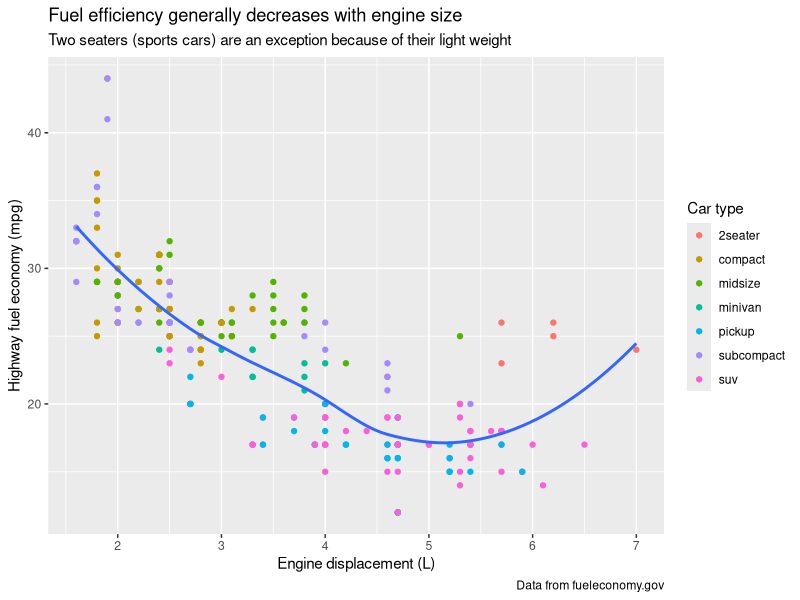
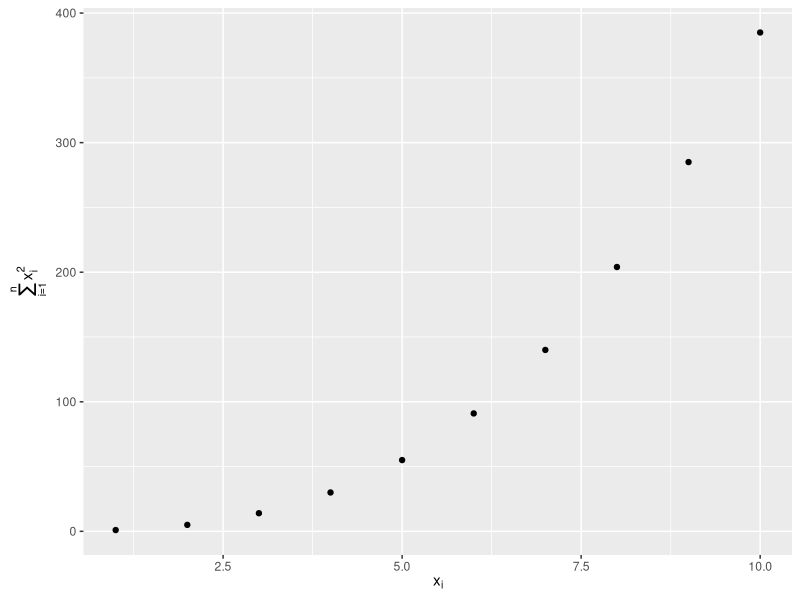
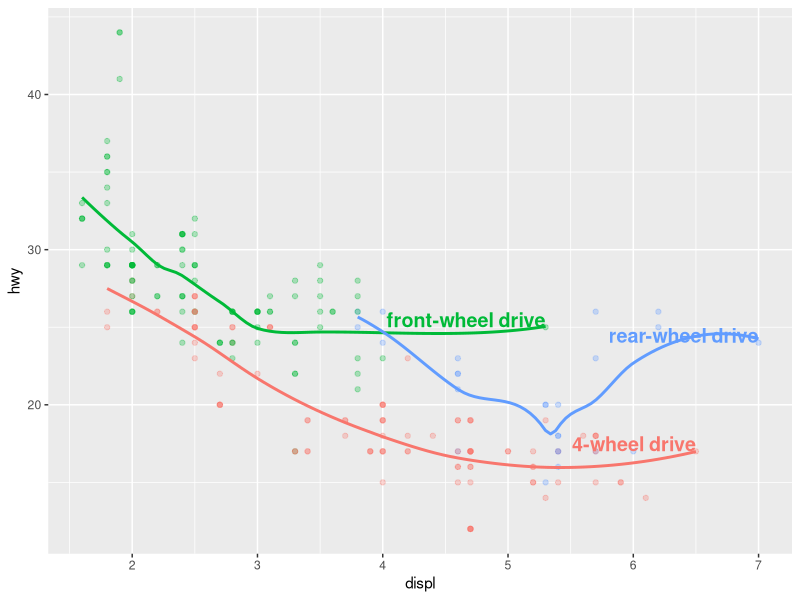
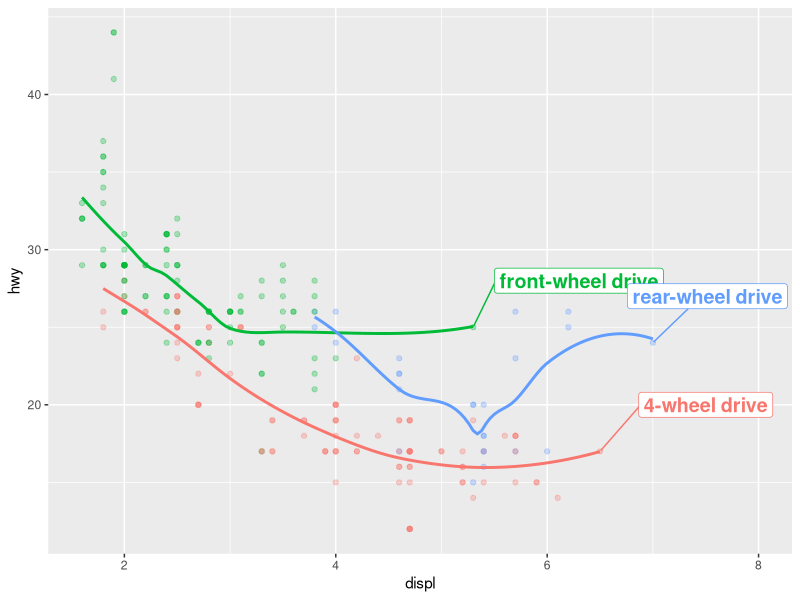
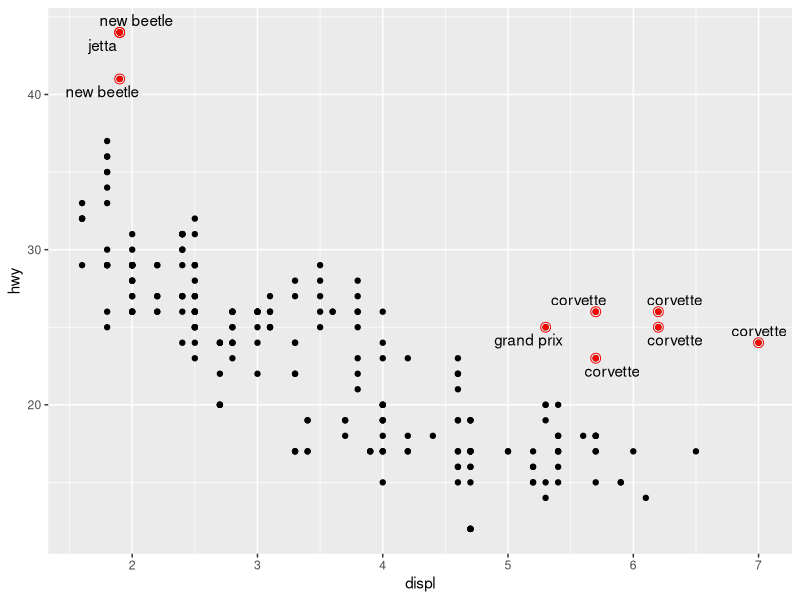
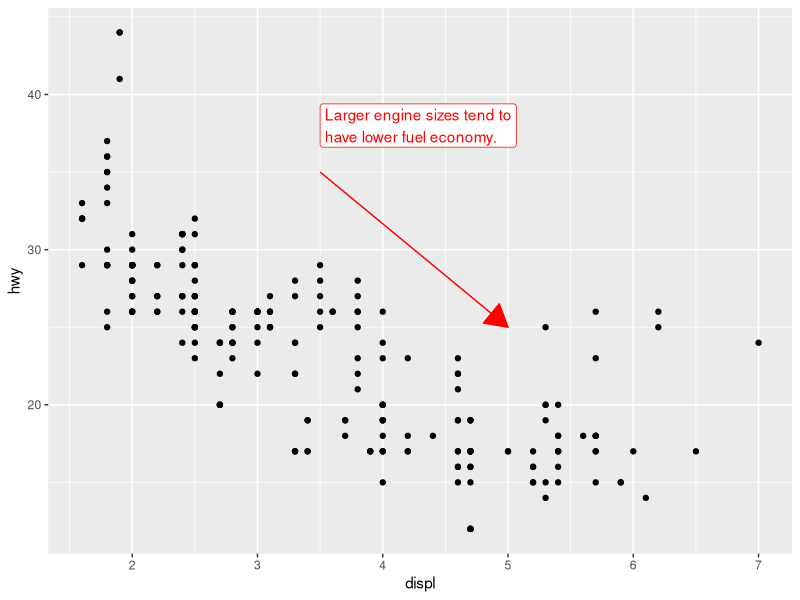
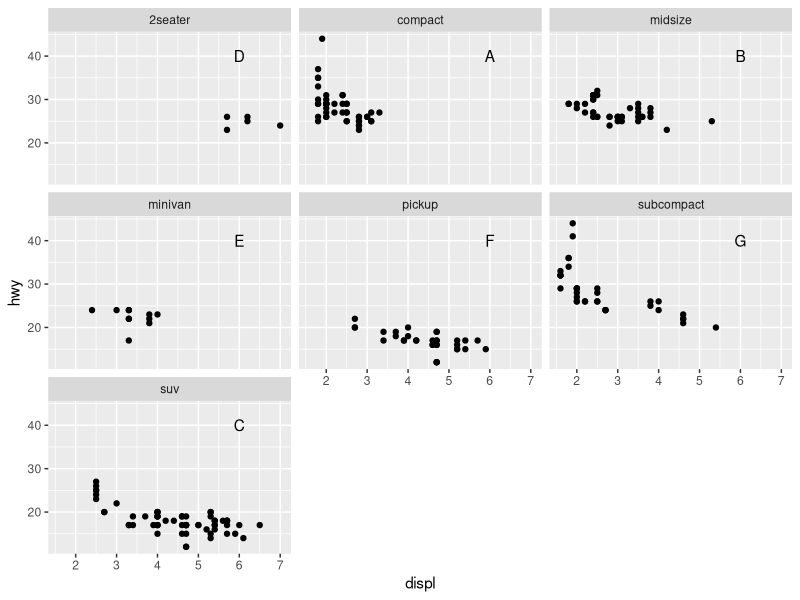
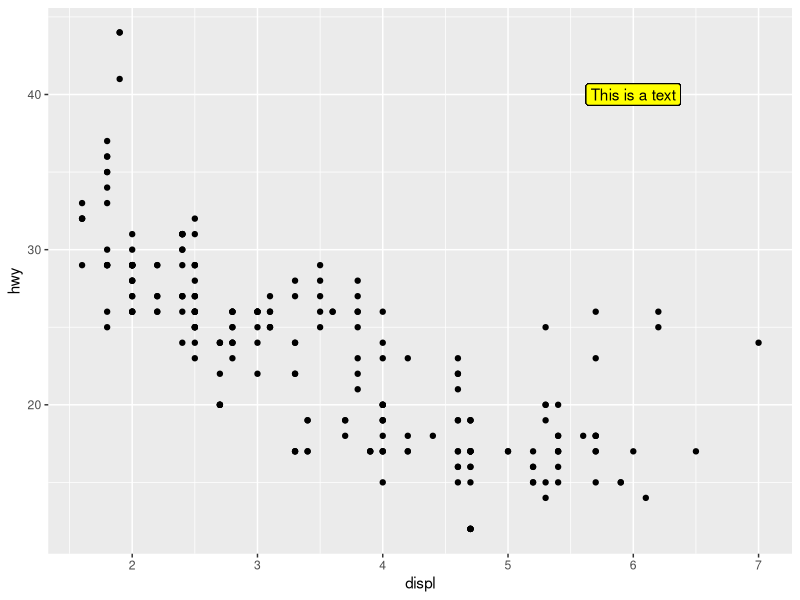

Reproduce these figures in R, in order.
## ---- chunk 1
#| label: prerequisities
# Note: Install first
library(tidyverse)
library(scales)
library(ggrepel)
library(patchwork)

## ---- chunk 2
#| label: Adding labels

ggplot(
  data = mpg,
  mapping = aes(x = displ, y = hwy)
) + 
  geom_point(
    mapping = aes(color = class)
  ) +
  geom_smooth(se = FALSE) +
  labs(
    x = "Engine displacement (L)",
    y = "Highway fuel economy (mpg)",
    color = "Car type",
    title = "Fuel efficiency generally decreases with engine size",
    subtitle = "Two seaters (sports cars) are an exception because of their light weight",
    caption = "Data from fueleconomy.gov"
  )
## ---- chunk 3
#| label: Using math equations as labs

df <- tibble(
  x = 1:10,
  y = cumsum(x^2)
)

ggplot(
  data = df,
  mapping = aes(x = x, y = y)
) +
  geom_point() +
  labs(
    x = quote(x[i]),
    y = quote(sum(x[i]^2, i == 1, n))
  )
## ---- chunk 4
#| label: Adding labels to plot via geom_text()

# First pull out cars with highest engine size per drive type
label_info <- mpg |>
  group_by(drv) |>
  arrange(desc(displ)) |>
  slice_head(n = 1) |>
  mutate(
    drive_type = case_when(
      drv == "f" ~ "front-wheel drive",
      drv == "r" ~ "rear-wheel drive",
      drv == "4" ~ "4-wheel drive"
    )
  ) |>
  select(displ, hwy, drv, drive_type)

label_info

# Use new data frame to label the three groups
ggplot(
  data = mpg,
  mapping = aes(x = displ, y = hwy, color = drv)
) + 
  geom_point(alpha = 0.3) +
  geom_smooth(se = FALSE) +
  geom_text(
    data = label_info, 
    mapping = aes(x = displ, y = hwy, label = drive_type),
    fontface = "bold", # size, fontface customizes look of text labels
    size = 5,
    hjust = "right", # horizontal justification
    vjust = "bottom" # vertical justification, controlling alignment of labels
  ) +
  theme(legend.position = "none") # turning all legends off

## ---- chunk 5
#| label: Adressing overlapping label with ggrepel

ggplot(
  data = mpg,
  mapping = aes(x = displ, y = hwy, color = drv)
) + 
  geom_point(alpha = 0.3) +
  geom_smooth(se = FALSE) +
  geom_label_repel(
    data = label_info,
    mapping = aes(x = displ, y = hwy, label = drive_type),
    fontface = "bold", size = 5, nudge_x = 1, nudge_y = 3 # Adjust looks and position
  ) +
  theme(legend.position = "none")

# Can also use to highlight certain points on a plot
potential_outliers <- mpg |>
  filter(hwy > 40 | (hwy > 20 & displ > 5))

ggplot(
  data = mpg,
  mapping = aes(x = displ, hwy)
) + 
  geom_point() +
  geom_text_repel(
    data = potential_outliers,
    mapping = aes(label = model)
  ) +
   geom_point(
     data = potential_outliers,
     color = "red"
   ) +
  geom_point(
    data = potential_outliers,
    color = "red",
    size = 3,
    shape = "circle open"
  )

## ---- chunk 6
#| label: Example - annotate()

trend_text <- "Larger engine sizes tend to have lower fuel economy." |>
  str_wrap(width = 30) #stringr::str_wrap adds line breaks given number of character per line wanted.

ggplot(
  data = mpg,
  mapping = aes(x = displ, y = hwy)
) +
  geom_point() + 
  annotate(
    geom = "label",
    x = 3.5,
    y = 38, 
    label = trend_text,
    hjust = "left",
    color = "red"
   ) +
  annotate(
    geom = "segment",
    x = 3.5,
    y = 35,
    xend = 5,
    yend = 25,
    color = "red",
    arrow = arrow(type = "closed")
  )
## ---- chunk 7
#| label: Ex1 - different labels, different facets using geom_text()

Labs <- mpg |>
  mutate(
    labs = case_when(
      class == unique(class)[1] ~ "A",
      class == unique(class)[2] ~ "B",
      class == unique(class)[3] ~ "C",
      class == unique(class)[4] ~ "D",
      class == unique(class)[5] ~ "E",
      class == unique(class)[6] ~ "F",
      class == unique(class)[7] ~ "G",
    )
  ) |>
  distinct(class, labs)

print(Labs)

ggplot(
  data = mpg,
  mapping = aes(x = displ, y = hwy)
) + 
  geom_point() + 
  geom_text(
    data = Labs,
    mapping = aes(x = 6, y = 40, label = labs)
  ) + 
  facet_wrap(~class)
## ---- chunk 8
#| label: Ex2 - geom_label()

ggplot(
  data = mpg,
  mapping = aes(x = displ, y = hwy)
) + 
  geom_point() + 
  geom_label(
    mapping = aes(x = 6, y = 40, label = "This is a text"),
    fill = "yellow"
  )

## ---- chunk 9
#| label: Ex3 - arrow() function

ggplot(
  data = mpg,
  mapping = aes(x = displ, y = hwy)
) + 
  geom_point() +
  annotate(
    geom = "segment",
    x = 3,
    y = 35,
    xend = 5, 
    yend = 25, 
    color = "red",
    arrow = arrow(angle = 90, # Angle of arrow head
                  length = unit(0.25, "cm"), # unit specifying length of head
                  ends = "both", # Which ends to draw ("first", "last")
                  type = "closed") # type of arrow head ("open")
  )

## ---- chunk 10
#| label: Example - Default scales

ggplot(
  data = mpg, 
  mapping = aes(x = displ, y = hwy)
) +
  geom_point(
    mapping = aes(color = class)
  )

# Behind the scenes
ggplot(
  data = mpg,
  mapping = aes(x = displ, y = hwy)
) + 
  geom_point(
    mapping = aes(color = class)
  ) +
  scale_x_continuous() + # puts values of displ on continuous line on x-axis
  scale_y_continuous() +
  scale_color_discrete() # chooses colors for each of the class of car
## ---- chunk 11
#| label: Example - common use of breaks

ggplot(
  data = mpg,
  mapping = aes(x = displ, y = hwy, color = drv)
) + 
  geom_point() +
  scale_y_continuous(breaks = seq(from = 15, to = 40, by = 5))

## ---- chunk 12
#| label: Example - labels

# Example: Rescaling and relabeling x-axis
ggplot(
  data = mpg,
  mapping = aes(x = displ, y = hwy)
) + 
  geom_point() +
  scale_x_continuous(
    breaks = seq(from = 2, to = 7, length.out = 3),
    labels = c("A", "B", "C"))

# Example: labels = NULL
ggplot(
  data = mpg,
  mapping = aes(x = displ, y = hwy, color = drv)
) + 
  geom_point() +
  scale_x_continuous(labels = NULL) +
  scale_y_continuous(labels = NULL) +
  scale_color_discrete(labels = c(
    "4" = "4-wheel",
    "f" = "front",
    "r" = "rear"
  ))

## ---- chunk 13
#| label: Example - formatting numbers, currencies, ect.

# Left
ggplot(
  data = diamonds,
  mapping = aes(x = price, y = cut)
) +
  geom_boxplot(alpha = 0.05) +
  scale_x_continuous(labels = label_dollar())

# Right
ggplot(
  data = diamonds,
  mapping = aes(x = price, y = cut)
) +
  geom_boxplot(alpha = 0.05) + 
  scale_x_continuous(
    labels = label_dollar(scale = 1/1000, # divide dollar values by 1000
                          suffix = "K"), # add suffix
    breaks = seq(from = 1000, to = 19000, by = 6000) # add custom breaks
  )
## ---- chunk 14
#| label: Example - label_percent()

ggplot(
  data = diamonds,
  mapping = aes(x = cut, fill = clarity)
) +
   geom_bar(position = "fill") + # position = "fill" return proportions at every x-position; most useful for geoms anchored to x-axis, like geom_bar()
   scale_y_continuous(
    labels = label_percent(),
    name = "Percentage"
   )
## ---- chunk 15
#| label: Example - using breaks with few data points
# Presidential dataset
glimpse(presidential)

presidential |>
  mutate(id = 33 + row_number()) |> # add id corresponding to number of pres.
  ggplot(
    mapping = aes(x = start, y = id)
  ) +
  geom_point() +
  geom_segment(
    mapping = aes(xend = end, yend = id)
  ) +
  scale_x_date(name = NULL,
               breaks = presidential$start,
               date_labels = "'%y"
  )


## ---- chunk 16
#| label: Example - theme()

base <- ggplot(
  data = mpg, 
  mapping = aes(x = displ, y = hwy)
) + 
  geom_point(
    mapping = aes(color = class)
  )

base + theme(legend.position = "right") # default
base + theme(legend.position = "left")
base +
  theme(legend.position = "top") +
  guides(color = guide_legend(nrow = 3))
base +
  theme(legend.position = "bottom") +
  guides(color = guide_legend(nrow = 3))
## ---- chunk 17
#| label: Example - controlling individual legends

ggplot(
  data = mpg,
  mapping = aes(x = displ, y = hwy)
) + 
  geom_point(
    mapping = aes(color = class)
  ) + 
  geom_smooth(se = FALSE) +
  theme(legend.position = "bottom") +
  guides(color = guide_legend(nrow = 3, override.aes = list(size= 4)))
## ---- chunk 18
#| label: Example - replacing scales
# Example - log transforming to better see relationship
# Left
ggplot(
  data = diamonds,
  mapping = aes(x = carat, y = price)
) + 
  geom_bin2d()

# Right
# Note: scales are labelled with transformed values
ggplot(
  data = diamonds,
  mapping = aes(x = log10(carat), y = log10(price))
) + 
  geom_bin2d()

# Instead doing transformation in aesthetic mapping, transform with scales
# Note: Scales are labelled with original values
ggplot(
  data = diamonds,
  mapping = aes(x = carat, y = price)
) + 
  geom_bin2d() +
  scale_x_log10() +
  scale_y_log10()
## ---- chunk 19
#| label: Example - categorical scale - color

ggplot(
  data = mpg,
  mapping = aes(x = displ, y = hwy)
) + 
  geom_point(
    mapping = aes(color = drv)
  )

# For people with red-green color blindness: 
ggplot(
  data = mpg,
  mapping = aes(x = displ, y = hwy)
) +
  geom_point(
    mapping = aes(color = drv, shape = drv)
  ) +
  scale_color_brewer(palette = "Set1") # See documentation for palettes
## ---- chunk 20
#| label: Example - scale_color_manual()

presidential |>
  mutate(id = 33 + row_number()) |>
  ggplot(
    mapping = aes(x = start, y = id, color = party)
  ) +
  geom_point() +
  geom_segment(
    mapping = aes(yend = id, xend = end)
  ) +
  scale_y_continuous(
    name = "Name of president",
    breaks = seq(34, 45, by = 1),
    labels = presidential$name
    ) +
  scale_x_date(
    name = "Start of presidency",
    date_breaks = "4 years", # see documentation
    date_labels = "'%y"
    ) +
  scale_color_manual(
    values = c(Republican = "red", Democratic = "blue")
  ) +
  theme(
    legend.position = "top"
    ) +
  labs(
    title = "Presidential terms",
     color = "Party"
  )
## ---- chunk 21
#| label: Viridis color scales

df <- tibble(
  x = rnorm(10000),
  y =  rnorm(10000)
)

ggplot(
  data = df,
  mapping = aes(x = x, y = y)
) +
  geom_hex() +
  coord_fixed() +
  labs(
    title = "Default, continous",
    x = NULL, 
    y = NULL
  )

ggplot(
  data = df, 
  mapping = aes(x = x, y = y)
) + 
  geom_hex() + 
  coord_fixed() +
  scale_fill_viridis_c() +
  labs(
    title = "Viridius, continuous",
    x = NULL, 
    y = NULL
  )

ggplot(
  data = df, 
  mapping = aes(x = x, y = y)
) + 
  geom_hex() +
  coord_fixed() +
  scale_fill_viridis_b() +
  labs(
    title = "Viridius, binned",
    x = NULL,
    y = NULL
  )

ggplot(df, aes(x, y)) +
  geom_hex() +
  scale_fill_gradient(low = "white", high = "red") +
  coord_fixed()
## ---- chunk 22
#| label: Example - Zooming
# Left
ggplot(
  data = mpg, 
  mapping = aes(x = displ, y = hwy)
) +
  geom_point(
    mapping = aes(color = drv)
  ) +
  geom_smooth()

# Right
mpg |> 
  filter(displ >= 5 & displ <= 6 & hwy >= 10 & hwy <= 25) |>
  ggplot(
    mapping = aes(x = displ, y = hwy)
  ) +
  geom_point(
    mapping = aes(color = drv)
  ) + 
  geom_smooth() + 
  scale_color_discrete(
    labels = c(
      "4" = "4-wheel",
      "f" = " front",
      "r" = "rear"
    )
  )
  
# compare 'Right' to: 
ggplot(
  data = mpg, 
  mapping = aes(x = displ, y = hwy)
) +
  geom_point(
    mapping = aes(color = drv)
  ) +
  geom_smooth() +
  coord_cartesian(xlim = c(5, 6), ylim = c(10, 25))

## ---- chunk 23
#| label: Example - themes

ggplot(
  data = mpg, 
  mapping = aes(x = displ, y = hwy)
) +
  geom_point(
    mapping = aes(color = drv)
  ) +
  geom_smooth(se = FALSE) +
  theme_bw()
## ---- chunk 24
#| label: Example - customizing themes

ggplot(
  data = mpg, 
  mapping = aes(x= displ, y = hwy, color = drv)
) +
  geom_point() +
  labs(
    title = "Larger engine sizes tend to have lower fuel economy",
    caption = "Source: https://fueleconomy.gov."
  ) +
  theme(
    legend.position = c(0.6, 0.7), # position of legend in plot
    legend.direction = "horizontal", # layout of items in legend
    legend.box.background = element_rect(color = "red"),
    plot.title = element_text(face = "bold", hjust = 1),
    plot.title.position = "plot",
    plot.caption.position = "plot",
    plot.caption = element_text(hjust = 0),
    axis.title = element_text(face = "bold", color = "blue")
  )
## ---- chunk 25
#| label: Example - Plotting two plots

p1 <- ggplot(mpg, aes(x = displ, y = hwy)) +
  geom_point() +
  labs(title = "Plot 1")
p2 <- ggplot(mpg, aes(x = drv, y = hwy)) +
  geom_boxplot() +
  labs(title = "Plot 2")

p1 + p2 # First create and save both plots, then place next to each other with +

# Or more complex plot layout:
p3 <- ggplot(mpg, aes(x = cty, y = hwy)) +
  geom_point() +
  labs(title = "Plot 3")

(p1 | p3) / p2
